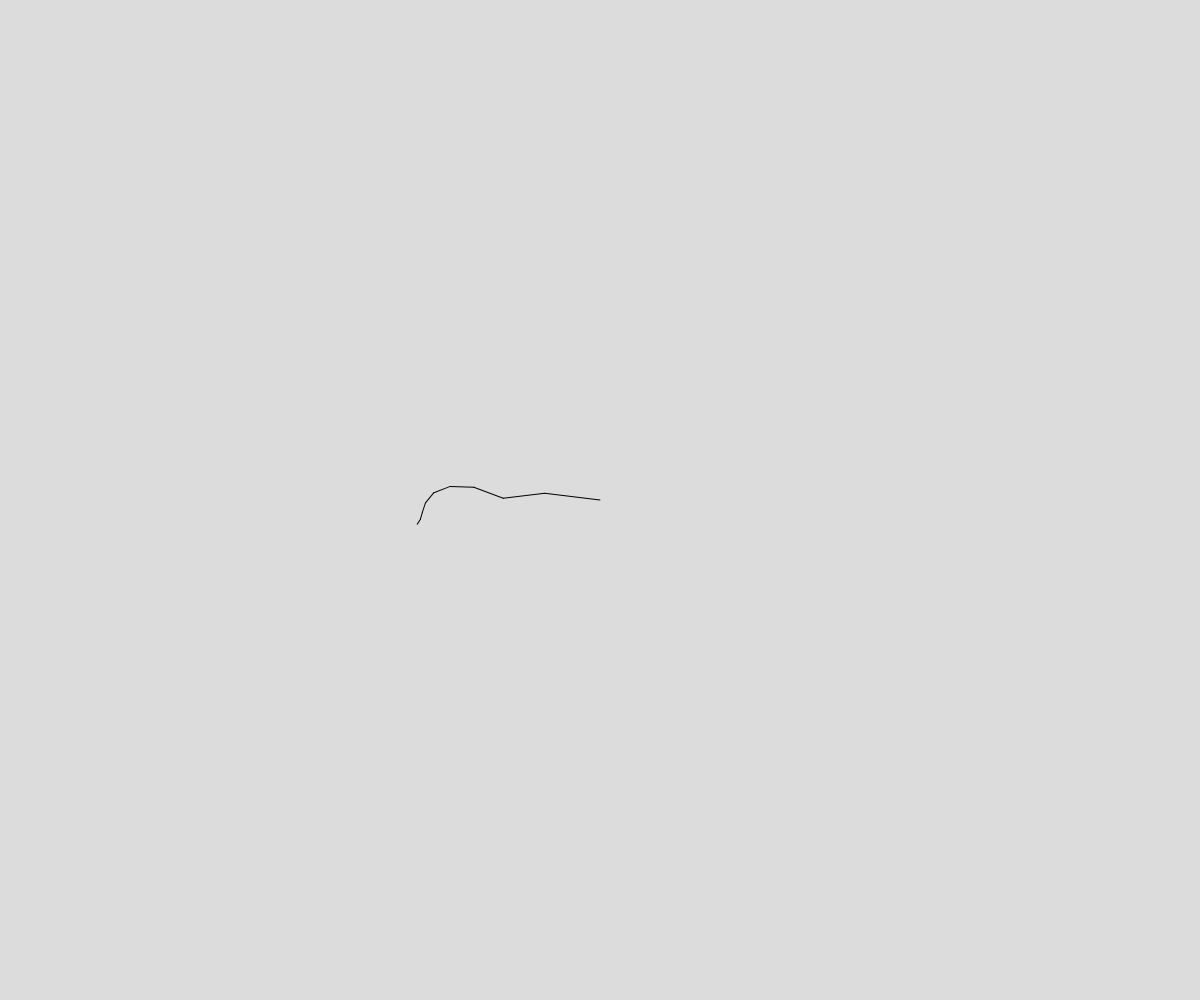
Frame 1 (no input)
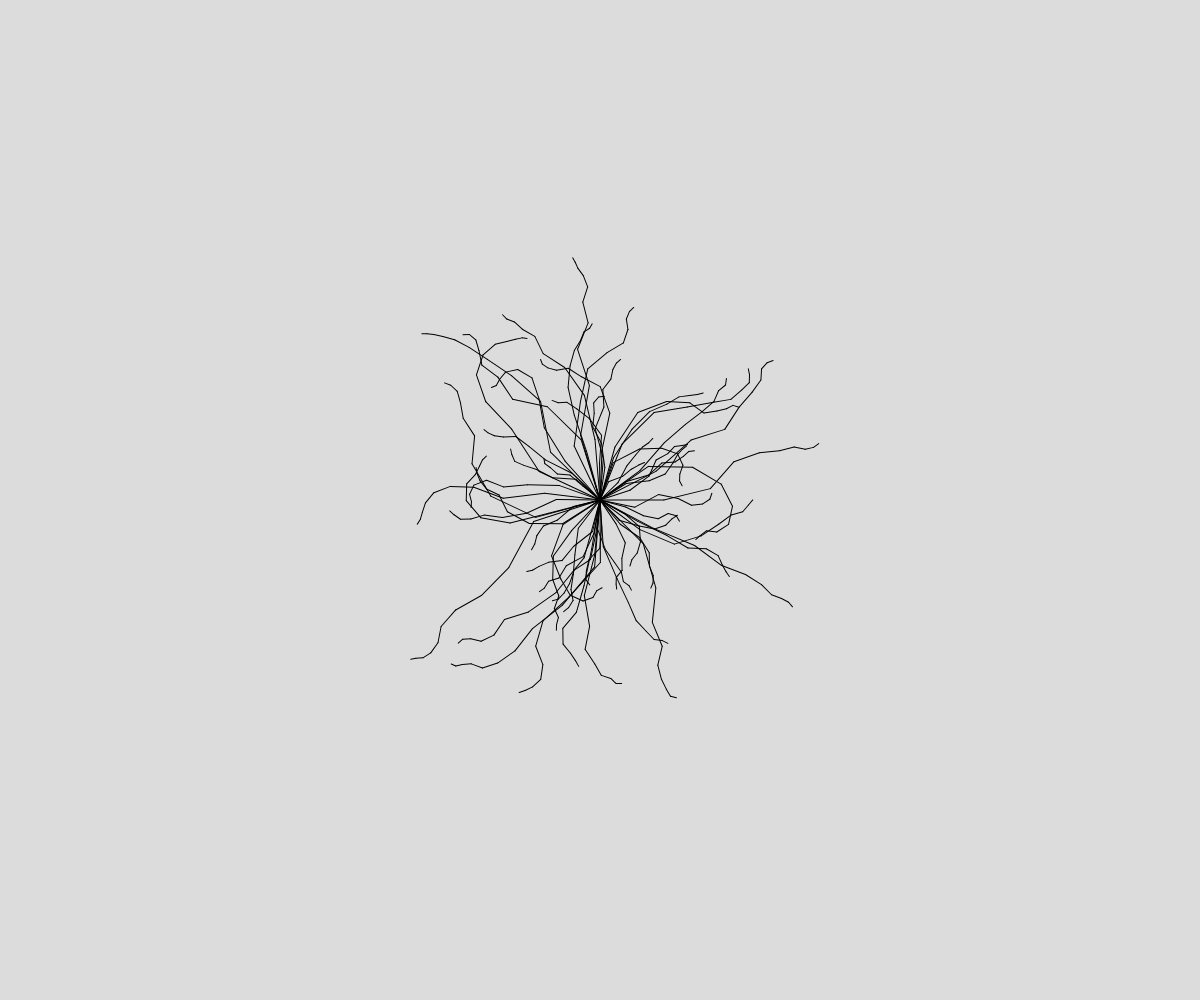
Frame 60 (no input)
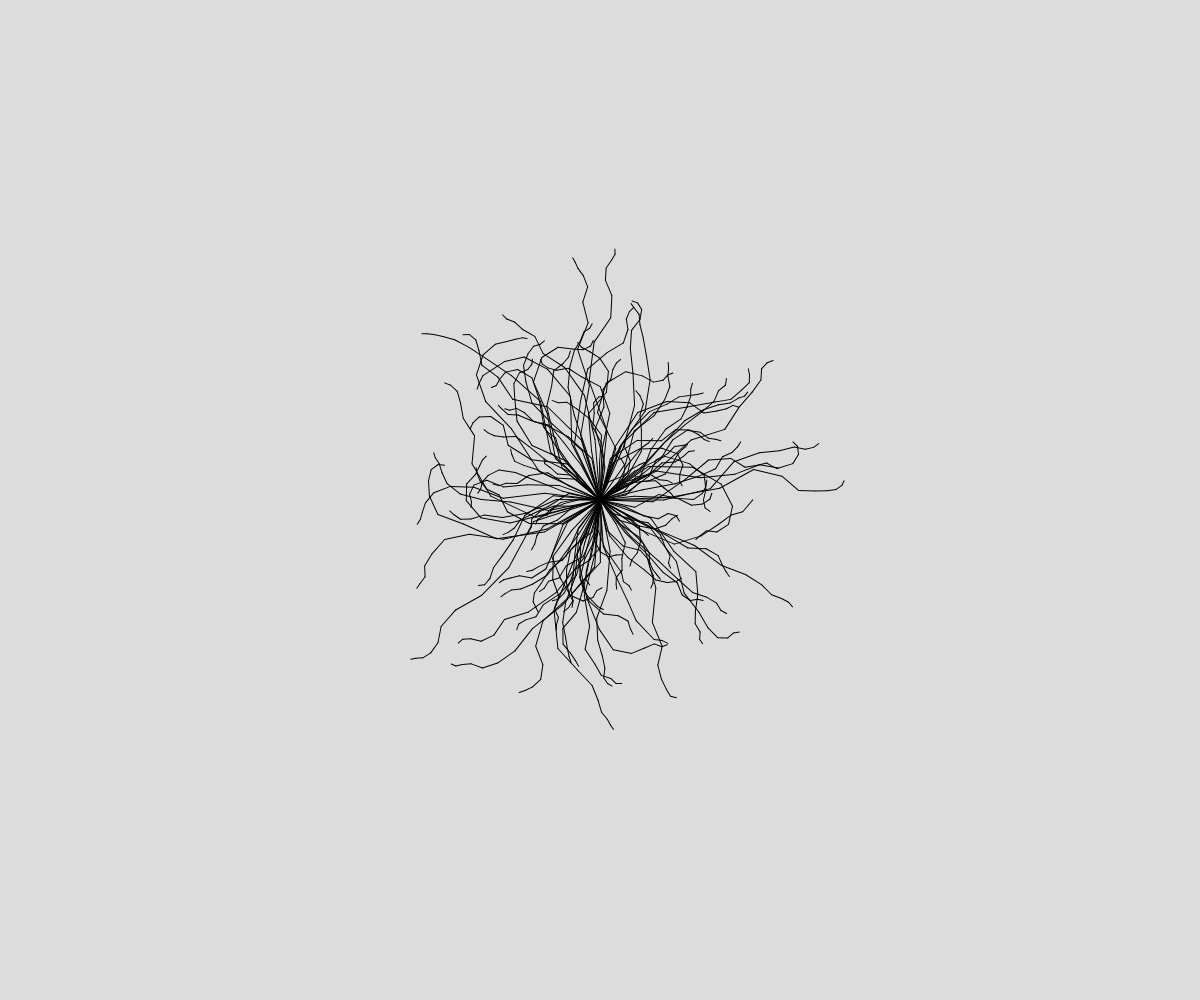
Frame 120 (the mouse pressed at the canvas centre since frame 60)

The p5.js sketch that drew these frames (run headless with seeded random() and noise() and a simulated clock; from frame 60 on, the mouse is pressed at the canvas centre):

// p5.js sketch
// ── sketch.js
// Project Title
// Your Name
// Date
//
// Extra for Experts:
// - describe what you did to take this project "above and beyond"


function setup() {
  createCanvas(windowWidth, windowHeight);
  //noLoop();
  background(220);
  angleMode(DEGREES);
}

function randomElement(currentLen){
  push();
  rotate(random(360));
  while(currentLen > 5){
    rotate(random(-45,45));
    line(0,0,0,currentLen);
    translate(0,currentLen);
    currentLen *= 0.75;
  }
  pop();
}

function draw() {
  translate(width/2,height/2);
  for(let i=0; i<1; i++){
    randomElement(random(20,70));
  }
}
